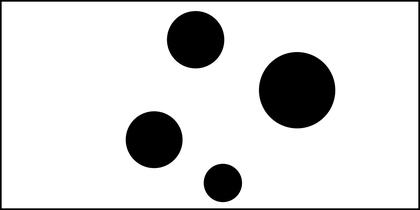
%> input picture mapa02.bmp, 420 x 210 px, shrunk from 1000 x 500 before the run
$ octave principal.m   (GNU Octave 9; MATLAB toolbox functions it lacks are replaced by stand-ins)
%> lines starting %> are read from the running program, lines starting %| are printed output that depends on the picture; in (x1, y1, x2, y2) boxes, pixels count from 0 and x2, y2 are one past the last pixel; in counts of white or black regions, pixels touching at a corner belong together; the program's own positions count from 1
### ZUADENTO_SIMULADOR.m
function ZUADENTO_SIMULADOR(experimento,robo_,mapabmp,tempo_max,habilitaPlot,habilitaDinamica,nRobos, cont)

%%%%%%%%%%%%%%%%%%%%%%%%%%%%%%%%%%%%%%%%%%%%%%%%%%%%%%%%%%%%%%%%%%%%%%%%%%%%%%%%%%%%%%%%%%%%%%%%%%%%%%%%%%%%%%%%%%%%%%%%%%%
% inicialização das variáveis globais
global  Pdes  Mapa Mapa2 i tempo tamos;


tamos = experimento.tamos; % tempo de amostragem da simualção em segundos
for k = 1:nRobos
    robo_(k) = robo_(k).configuracao_inicial(experimento,tempo_max,k);
end
%% carregando o mapa do ambiente
A = imread(mapabmp);
A = A(:,:,1);
A = A./(max(max(A)));
A = A.*255;
% A = A(end:-1:1,:);
%A = rgb2gray(A);
Mapa2 = A;
% A = A(end:-1:1,:); % utilizada no plot para parecer a imagem no SC padrão
[Ay , Ax] = find(A~=255);
Mapa = [Ax,Ay]';

% Mapa a ser descoberto
experimento.mapa_descoberto = 127*ones(size(Mapa2));


% inicialização das variáveis do loop while
tempo = 0:tamos:tempo_max;  % controle de tempo
i = 0;  % contador

colidiu = 0;
concluiu =0;
while  (~colidiu && (i*tamos<tempo_max) && ~concluiu)
      % distancia maior que 5 cm ou vlin maior q 5 cm/s ou vrot maior que 0.1 rad/s
    tic
    % atualização das variáveis de controle de tempo
    i = i+1;
    tempo(i+1) = i*tamos;

    % Definição da flag que habilita a alocação
    experimento.flag = true;
    for k = 1:nRobos

        robo_(k) = robo_(k).simulacao_sensores(updateMapa2(A,robo_,nRobos,k));
        experimento.mapa_descoberto = robo_(k).DescobrimentoMapa(experimento.mapa_descoberto);
        %%%%%%%%%%%%%%%%%%% CONTROLADOR INÍCIO %%%%%%%%%%%%%%%%%%%%%%%%%%%%%%%%%
        % [8 lines of commented-out code are left out]
        tamos_controle = 0.01; %atualizar a cada 40 ms

        if mod(tempo(i),tamos_controle) == 0
                robo_(k) = robo_(k).controle_e_navegacao();
        end


        %%%%%%%%%%%%%%%%%%%%% CONTROLADOR FIM %%%%%%%%%%%%%%%%%%%%%%%%%%%%%%%%%%

        %%%%%%%%%%%%%%%%%%% SIMULAÃ‡ÃƒO INÃ?CIO %%%%%%%%%%%%%%%%%%%%%%%%%%%%%%%%%
        if habilitaDinamica==1
            robo_(k) = robo_(k).simulacao(tamos,i);
        else
            robo_(k) = robo_(k).simulacao_apenas_cinematica(tamos,i);
        end

         if robo_(k).colidiu
            robo_(k) = robo_(k).simulacao_falha();
            colidiu = 1;
         end

         experimento.flag = experimento.flag&robo_(k).chegou;
    end

    alocacao_tarefas

    % PLOT DO GRÁFICO "ON LINE"
    tamos_plot = 0.1; %atualizar a cada 100 ms
    if mod(tempo(i),tamos_plot) == 0
        if habilitaPlot, plot_graficos_online; end
    end
    i*tamos

end

tempo = tempo(1:i);
for k = 1:nRobos
    robo_(k) = robo_(k).vecCorrecao(i,habilitaDinamica);
end

%%%% Salvando os dados no arquivo
save -mat experimento.mat experimento robo_ tempo A Ax Ay Pdes habilitaDinamica
save -mat .mat experimento robo_ tempo A Ax Ay Pdes habilitaDinamica

end

### principal.m
clear
close all
clc

nRobos = 3; % Número de robôs


%% Posições de destino desejada
experimento.dx = 200 + 100*cos(pi*([1:nRobos] - 1)/(nRobos-1)); %Posição de destino no eixo x [cm]
experimento.dy = 100 + 100*sin(pi*([1:nRobos] - 1)/(nRobos-1)); %Posição de destino no eixo y [cm]


%% Configurações das características do experimento simulado (Apenas para SIMULAÇÃO).
experimento.rbx(1:nRobos) = 200 + 95*cos(pi*([1:nRobos] - 1)/(nRobos-1));
experimento.rby(1:nRobos) = 100 + 95*sin(pi*([1:nRobos] - 1)/(nRobos-1));
experimento.ang(1:nRobos) = zeros(1,nRobos);  %orientação do robô em relação ao eixo x do ambiente [graus] (apenas para a simulação)
experimento.tamos = 0.01; %tempo de amostragem em segundos (10 ms) (apenas para a simulação)
mapabmp = 'mapa02.bmp'; % mapa do ambiente simulado (apenas para a simulação)

%% Posições de destino desejada
experimento.dx = experimento.rbx; %Posição de destino no eixo x [cm]
experimento.dy = experimento.rby; %Posição de destino no eixo y [cm]
% [6 lines of commented-out code are left out]


%% Carregando o modelo Kinodinâmico do Zuadento
% configuracao_robo
for i = 1:nRobos
    robo_(i) = robo(i);
end
experimento.mapa_descoberto = [];

%% Parâmetros da simulação
tempo_max = 1000; % tempo máximo do experimento em segundos
% tempo_total = tic; % controle de custo computacional (debug apenas)
%% Habilita Plot
habilitaPlot = 0;

%% Habilita Dinâmica
habilitaDinamica = 0;

%% Simulador do Zuadento
ZUADENTO_SIMULADOR(experimento,robo_,mapabmp,tempo_max,habilitaPlot,habilitaDinamica,nRobos);
%> in ZUADENTO_SIMULADOR, A is the input picture: size 210x420x3 uint8; min 0, max 255, mean 217.6
%> in ZUADENTO_SIMULADOR, `A = A./(max(max(A)));`:
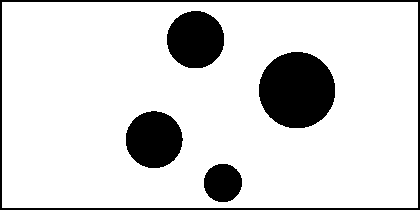
%> A: size 210x420 uint8; values 0 (black) and 1 (white), 84.9% white; 5 black regions, box (x1, y1, x2, y2) and area: (259, 52, 335, 128) 4576, (167, 11, 224, 68) 2583, (126, 111, 183, 168) 2535, (0, 0, 420, 210) 2504, (204, 164, 242, 202) 1152
%> in ZUADENTO_SIMULADOR, `[Ay , Ax] = find(A~=255);`: Ay = 13350 values from 1 to 210; Ax = 13350 values from 1 to 420
%> the run ends on the next line

$ run again, with mapareal.bmp copied over mapa02.bmp
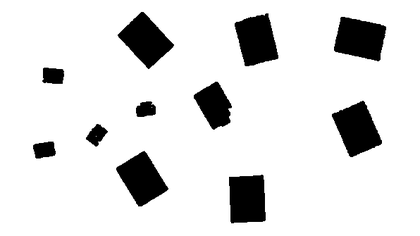
%> input picture mapareal.bmp, 420 x 236 px, shrunk from 596 x 335 before the run
%> in ZUADENTO_SIMULADOR, A is the input picture: size 236x420 uint8; min 0, max 255, mean 223.9
%> in ZUADENTO_SIMULADOR, `A = A./(max(max(A)));`:
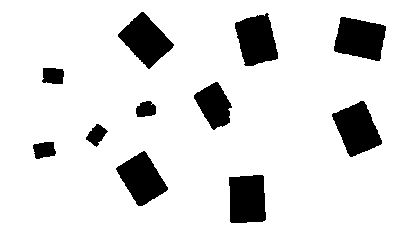
%> A: size 236x420 uint8; values 0 (black) and 1 (white), 87.8% white; 11 black regions, largest, box (x1, y1, x2, y2) and area: (334, 17, 386, 61) 1688, (332, 101, 382, 157) 1683, (118, 12, 174, 69) 1651
%> Ay = 12101 values from 13 to 223; Ax = 12101 values from 34 to 386

$ run again, with semObs.bmp copied over mapa02.bmp
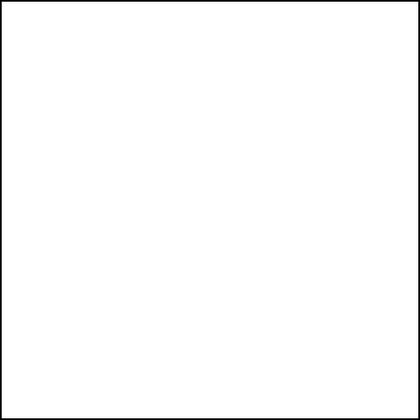
%> input picture semObs.bmp, 420 x 420 px, shrunk from 500 x 500 before the run
%> in ZUADENTO_SIMULADOR, A is the input picture: size 420x420 uint8; min 0, max 255, mean 250.8
%> in ZUADENTO_SIMULADOR, `A = A./(max(max(A)));`:
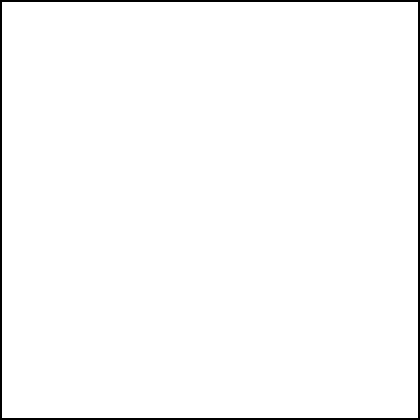
%> A: size 420x420 uint8; values 0 (black) and 1 (white), 98.1% white; 1 black region, box (x1, y1, x2, y2) and area: (0, 0, 420, 420) 3344
%> Ay = 3344 values from 1 to 420
